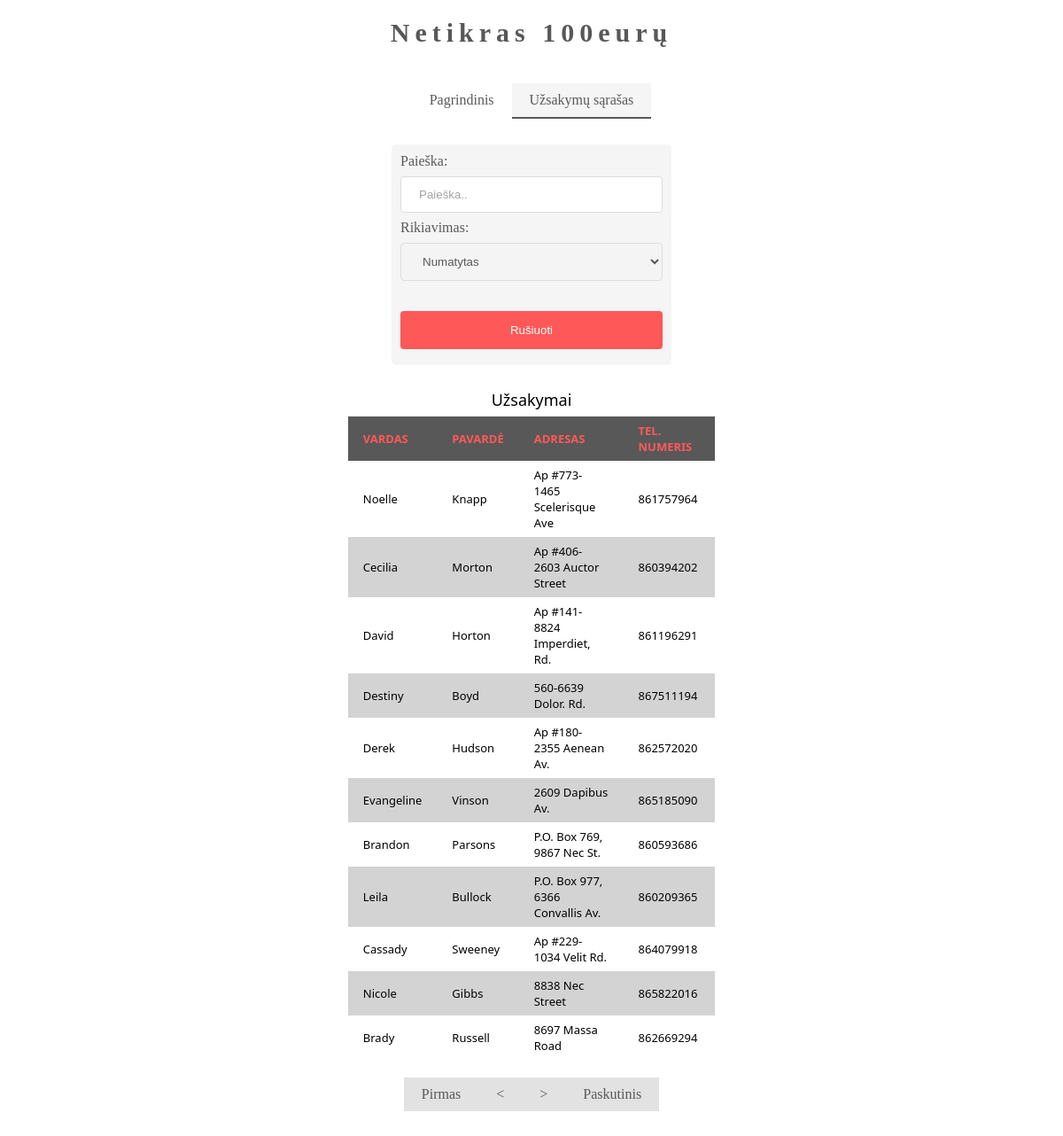
Screenshot of /orders.php?page=3 with the database file from the repository.
### tables this page shows
CREATE TABLE `orders` (
  `id` int(11) NOT NULL,
  `firstname` varchar(255) DEFAULT NULL,
  `lastname` varchar(255) DEFAULT NULL,
  `address` varchar(255) DEFAULT NULL,
  `phonenumber` int(11) DEFAULT NULL
);

### orders.php (the view, shortened to what this page needs)
<?php
  $connection = db_connect();
  $search = "'%%'";
  $selectOption = 1;
  $sort = "id";
  if ($selectOption == 1) {
      $sort = "id";
  } elseif ($selectOption == 2) {
      $sort = "firstname ASC";
  } elseif ($selectOption == 3) {
      $sort = "firstname DESC";
  } elseif ($selectOption == 4) {
      $sort = "lastname ASC";
  } elseif ($selectOption == 5) {
      $sort = "lastname DESC";
  } elseif ($selectOption == 6) {
      $sort = "address ASC";
  } elseif ($selectOption == 7) {
      $sort = "address DESC";
  } elseif ($selectOption == 8) {
      $sort = "phonenumber ASC";
  } elseif ($selectOption == 9) {
      $sort = "phonenumber DESC";
  } elseif ($selectOption == 10) {
      $sort = "id ASC";
  } elseif ($selectOption == 11) {
      $sort = "id DESC";
  }
  if (isset($_GET['page'])) {
    $page = $_GET['page'];
  } else {
    $page = 1;
  }
  $no_of_records_per_page = 11;
  $offset = ($page-1) * $no_of_records_per_page;
  $total_pages_sql = "SELECT COUNT(*) FROM orders WHERE( firstname LIKE $search OR lastname LIKE $search OR address LIKE $search OR phonenumber LIKE $search) ORDER BY $sort;";
  $result = mysqli_query($connection,$total_pages_sql);
  $total_rows = mysqli_fetch_array($result)[0];
  $total_pages = ceil($total_rows / $no_of_records_per_page);
  $sql = "SELECT * FROM orders WHERE( firstname LIKE $search OR lastname LIKE $search OR address LIKE $search OR phonenumber LIKE $search) ORDER BY $sort LIMIT $offset, $no_of_records_per_page";
  $res_data = mysqli_query($connection,$sql);
  function db_connect(){
    $connection = mysqli_connect(dbconfig::DB_SERVER, dbconfig::DB_USERNAME, dbconfig::DB_PASSWORD, dbconfig::DB_NAME);
    mysqli_set_charset( $connection, 'utf8');
    return $connection;
  }
?>
<!DOCTYPE html>
<html>
  <head>
    <link rel="stylesheet" href="style/styles.css">
  </head>
  <body>
    <header class="header">
      <h1>Netikras 100eurų</h1>
      <div class="nav" >
        <a href="index.php">Pagrindinis</a>
        <a href="orders.php" class="active">Užsakymų sąrašas</a>
      </div>
    </header>
    <div class="form2">
      <form action="?page=1" method="post">
      <label for="search">Paieška:</label>
      <input type="text" id="search" name="search" placeholder="Paieška..">
      <label for="order">Rikiavimas:</label>
      <select name="order">
        <option value="1">Numatytas</option>
      </select>
      <br><br>
      <input type="submit" value="Rušiuoti" id="submit">
    </form>
    </div>
    <table class="data-table">
      <caption class="title">Užsakymai</caption>
      <thead>
        <tr>
          <th>Vardas</th>
          <th>Pavardė</th>
          <th>Adresas</th>
          <th>Tel. numeris</th>
        </tr>
      </thead>
      <tbody>
      <?php
        while($row = mysqli_fetch_array($res_data)){
          echo '<tr>
          <td>'.$row['firstname'].'</td>
          <td>'.$row['lastname'].'</td>
          <td>'.$row['address'].'</td>
          <td>'.$row['phonenumber'].'</td>
          </tr>';
        }
      ?>
      </tbody>
    </table>
    <div class="center">
      <div class="nav">
        <?php
          $pageminus = $page - 1;
          $pageplus = $page + 1;
          if($page > 1) {
            $prev = "<a style=\"background-color:lightgray;\" href=\"?page=$pageminus\"><</a>";
         } else $prev = "";
          if($page != $total_pages) {
            $next = "<a style=\"background-color:lightgray;\" href=\"?page=$pageplus\">></a>";
          } else $next = "";
          if($total_pages == 1) {
            $first = "";
            $last = "";
            $next = "";
          } else {
            $first = "<a style=\"background-color:lightgray;\" href=\"?page=1\">Pirmas</a>";
            $last = "<a style=\"background-color:lightgray;\" href=\"?page=$total_pages\">Paskutinis</a>";
          }
          if($total_rows == 0) {
            $first = "";
            $last = "";
            $next = "";
            $atsakymas = '<br><br><a style="background-color:lightgray;" href="?page=1">🗙 Rezultatų nerasta, grįžti atgal</a>';
          } else $atsakymas = "";
          echo $first.$prev.$next.$last.$atsakymas;
        ?>
      </div>
    </div>
  </body>
</html>

### style/styles.css (style rules this page uses)
h1 { letter-spacing:6px; font-size:30px!important; }
.header { text-align:center!important; opacity:0.65; }
.nav { overflow:hidden; display:inline-block; width:auto; padding-top:20px; padding-bottom:25px; text-align:center; }
.nav a { padding-top: 10px; padding-bottom: 10px; padding-right: 20px; padding-left: 20px; float:left; border:none; display:block; text-decoration:none; color:black; }
.nav a.active { background-color:#f1f1f1; border-bottom:2px solid black; }
input[type=text], select { width:100%; padding:12px 20px; margin:8px 0; display:inline-block; border:1px solid #ccc; border-radius:4px; box-sizing:border-box; }
input[type=number], select { width:100%; padding:12px 20px; margin:8px 0; display:inline-block; border:1px solid #ccc; border-radius:4px; box-sizing:border-box; }
input[type=submit] { width:100%; background-color:red; color:white; padding:14px 20px; margin:8px 0; border:none; border-radius:4px; cursor:pointer; }
table { margin:auto; font-family:"Lucida Sans Unicode", "Lucida Grande", "Segoe Ui"; font-size:11px; text-align:left; }
table td { transition:all .5s; }
.data-table { border-collapse:collapse; font-size:13px; width:35%; }
.data-table th, .data-table td { border:1px solid #black; padding:7px 17px; }
.data-table caption { font-size:18px; margin:7px; padding-top:20px; }
.data-table thead th { background-color:black; color:red; opacity:0.65; border-color:#6ea1cc !important; text-transform:uppercase; }
.data-table tbody td { color: black; }
.data-table tbody td:first-child, .data-table tbody td:nth-child(4), .data-table tbody td:last-child { text-align:left; }
.data-table tbody tr td { background-color:lightgrey; }
.data-table tbody tr:nth-child(odd) td { background-color:white; }
.form2 { width:25%; margin:auto; border-radius:5px; background-color:#f1f1f1; padding:10px; opacity:0.65; }
.center { text-align:center!important; opacity:0.65; }

### rows the page displays
orders: firstname "Noelle", lastname "Knapp", address "Ap #773-1465 Scelerisque Ave", phonenumber "861757964"
orders: firstname "Cecilia", lastname "Morton", address "Ap #406-2603 Auctor Street", phonenumber "860394202"
orders: firstname "David", lastname "Horton", address "Ap #141-8824 Imperdiet, Rd.", phonenumber "861196291"
orders: firstname "Destiny", lastname "Boyd", address "560-6639 Dolor. Rd.", phonenumber "867511194"
orders: firstname "Derek", lastname "Hudson", address "Ap #180-2355 Aenean Av.", phonenumber "862572020"
orders: firstname "Evangeline", lastname "Vinson", address "2609 Dapibus Av.", phonenumber "865185090"
orders: firstname "Brandon", lastname "Parsons", address "P.O. Box 769, 9867 Nec St.", phonenumber "860593686"
orders: firstname "Leila", lastname "Bullock", address "P.O. Box 977, 6366 Convallis Av.", phonenumber "860209365"
orders: firstname "Cassady", lastname "Sweeney", address "Ap #229-1034 Velit Rd.", phonenumber "864079918"
orders: firstname "Nicole", lastname "Gibbs", address "8838 Nec Street", phonenumber "865822016"
orders: firstname "Brady", lastname "Russell", address "8697 Massa Road", phonenumber "862669294"
